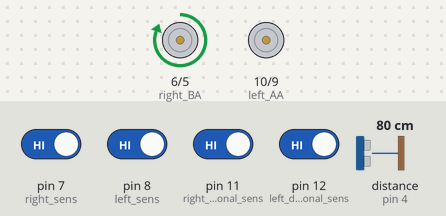
Bench run of a sketch on a simulated Arduino Uno, built with avr-gcc and run on an emulated ATmega328P. Shown: motor-driver pin pairs drawn as motors (green arrow = first pin HIGH = forward, orange = second pin HIGH = backward, longer = more drive). Wiring (inferred from the names in the program): ultrasonic range finder: trigger pin 3; echo pin 4. Inputs (shaded band) come from the test bench; at power-on: pin 7 (right_sens), pin 8 (left_sens), pin 11 (right_diagonal_sens), pin 12 (left_diagonal_sens) HIGH, distance to the obstacle (sensor on pin 4) 80 cm. The echo pulse lasts 58.3 µs per cm.

Above: at 1.2 s.
1.3 s: pin 8 (left_sens) driven LOW
At 2.3 s:
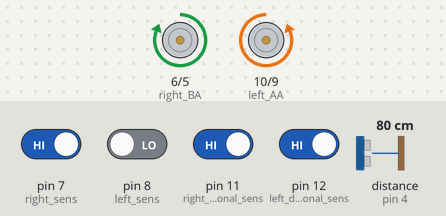
2.8 s: pin 12 (left_diagonal_sens) driven LOW
At 3.1 s:
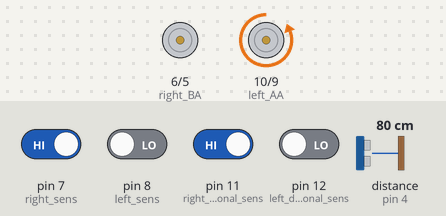
4.3 s: pin 11 (right_diagonal_sens) driven LOW
At 5.1 s:
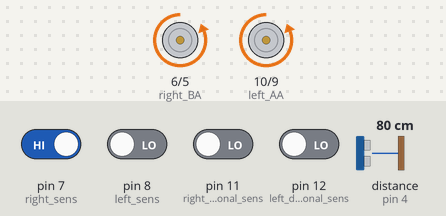
5.8 s: pin 12 (left_diagonal_sens) driven HIGH
At 6.8 s:
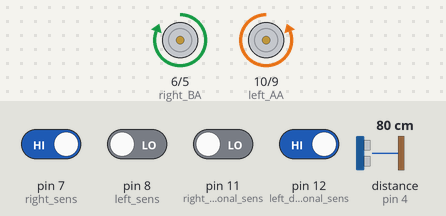
7.3 s: pin 8 (left_sens) driven HIGH
At 7.6 s:
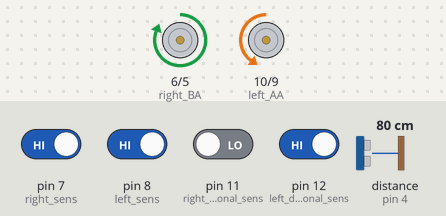
8.8 s: pin 8 (left_sens) driven LOW
At 9.7 s:
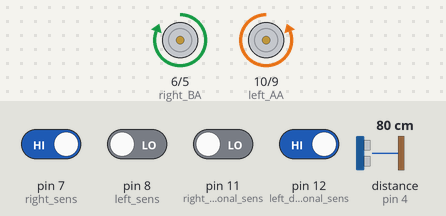
Timing chart, 0 to 11.3 s (numbered marks = the images above; inputs shaded):
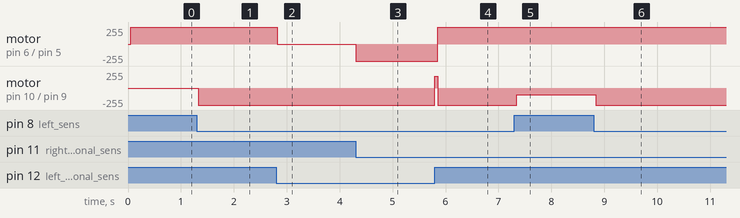

Measured:
- after the input at 1.3 s, motor on pin 10 (left_AA) / pin 9 (left_AB): stopped → backward 255/255 at once
- after the input at 2.8 s, motor on pin 6 (right_BA) / pin 5 (right_BB): forward 255/255 → stopped at once
- after the input at 4.3 s, motor on pin 6 (right_BA) / pin 5 (right_BB): stopped → backward 255/255 at once
- after the input at 5.8 s, motor on pin 6 (right_BA) / pin 5 (right_BB): backward 255/255 → forward 255/255 after 0.06 s; motor on pin 10 (left_AA) / pin 9 (left_AB): backward 255/255 → forward 180/255 at once, → backward 255/255 0.06 s later
- after the input at 7.3 s, motor on pin 10 (left_AA) / pin 9 (left_AB): backward 255/255 → backward 100/255 after 0.05 s
- after the input at 8.8 s, motor on pin 10 (left_AA) / pin 9 (left_AB): backward 100/255 → backward 255/255 at once

The sketch:

WallMaze.ino
```cpp
//Author: Jonathan Chan

#include "WheelControl.h" //wheel pin constants defined here
#include "SensorControl.h" //sensor pin constants defined here
#include "DirectionControl.h"

const int echoPin = 4;
const int trigPin = 3;

//in cm
const int THRESHOLD_DISTANCE = 5;

long duration;

void setup() {

  // put your setup code here, to run once:
  Serial.begin(9600);

  // Setup pins -----
  // Motors
  pinMode(right_BB, OUTPUT);
  pinMode(right_BA, OUTPUT);
  pinMode(left_AB, OUTPUT);
  pinMode(left_AA, OUTPUT);

  // Sensors
  pinMode(left_sens, INPUT);
  pinMode(right_sens, INPUT);
  pinMode(right_diagonal_sens, INPUT);
  pinMode(left_diagonal_sens, INPUT);

  pinMode(echoPin, INPUT);
  pinMode(trigPin, OUTPUT);
}

void loop() {
  // put your main code here, to run repeatedly:
  myRun();
}

int getDistance(){
  // This delay reduces the frequency of calls to the ultrasonic sensor.
  // Our team found we would get inconsisnent results when polling the
  // sensor more than 60 times per second. This delay is a safeguard
  // to reduce the frequency.
  delay(50);

  // Clears the trigPin
  digitalWrite(trigPin, LOW);
  delayMicroseconds(2);

  // Sets the trigPin on HIGH state for 10 micro seconds
  digitalWrite(trigPin, HIGH);
  delayMicroseconds(10);
  digitalWrite(trigPin, LOW);

  // Reads the echoPin, returns the sound wave travel time in microseconds
  duration = pulseIn(echoPin, HIGH);

  // Calculating the distance
  return ((int) duration*0.034/2 < 0) ? 0 : (int) duration*0.034/2;
}

/*  Every meaningful sensor combination is exhaustively checked. This is
 *  possible since we don't have a lot of sensors. The priority check is
 *  the left and left diagonal IR sensors since we always want to follow
 *  the left-hand wall. The direction is adjusted based on the case and
 *  the looping nature of the arduino program self-corrects the robot's
 *  direction every iteration.
 */
void myRun(){

  // Processing when there is no obstacle ahead -------------------->
  if (getDistance() > THRESHOLD_DISTANCE){

    if (leftLow() && leftDiagonalLow()){
      if (rightDiagonalLow()) {
        if(rightHigh()){
          while (leftDiagonalLow()) {
            clockwiseSpin();
          }
        }
        archBackLeft();
      }
      else {
        turnRight();
      }
    }
    else if (leftLow() && leftDiagonalHigh()){
      moveForward();
    }
    else if (leftHigh() && leftDiagonalLow()){
      if(rightDiagonalLow()){
        if(rightHigh()){
          while (leftDiagonalLow()) {
            clockwiseSpin();
          }
        }
        archBackLeft();
      }
      else {
        turnRight();
      }
    }
    else if (leftHigh() && leftDiagonalHigh()){
      if (rightDiagonalHigh()){
        turnLeft();
      }
      else{
        turnLeftWide();
      }
    }
    else if (rightLow() || rightDiagonalLow()){
      turnLeft();
    }
  }

  // Processing when there is an obstacle -------------------------->
  else if (getDistance() <= THRESHOLD_DISTANCE){

    if (leftDiagonalLow() && rightDiagonalLow()){

      if (leftHigh() && rightHigh()){
        archBackLeft();
      }
      else if (leftLow() && rightHigh()){
        clockwiseSpin();
      }
      else if (leftHigh() && rightLow()){
        clockwiseSpin();
      }

      //DEAD END SITUATION
      else if (leftLow() && rightLow()){
        while (rightDiagonalLow()){
          archBackLeft();
        }
        clockwiseSpin();
        delay(500);
      }
    }
  }
}
```

DirectionControl.cpp
```cpp
#include "DirectionControl.h"
#include "WheelControl.h"
#include "Arduino.h"

void moveForward()
{
 	leftWheelForward();
	rightWheelForward();
}

void moveBackward()
{
	leftWheelBackward();
	rightWheelBackward();
}

void fullStop()
{
	leftWheelStop();
	rightWheelStop();
}

//move forward hanging to the left
void archLeft(){
  leftWheelHalf();
  rightWheelForward();
}

//move backwards hanging to the left
void archBackLeft(){
  leftWheelHalfBack();
  rightWheelBackward();
}

//move forwards hanging to the right
void archRight(){
  leftWheelForward();
  rightWheelHalf();
}

//move backwards hanging to the right
void archBackRight(){
  rightWheelHalfBack();
  leftWheelBackward();
}

/*	NOTE: turnLeft() and turnRight() do not control
	stopping. If called in main loop, the robot
	will keep spinning.
*/

//turns left (pivoting on left wheel) with wide berth
void turnLeft()
{
  leftWheelStop();
  rightWheelForward();
}

void turnLeftBack()
{
  leftWheelStop();
  rightWheelBackward();
}

//turns left (pivoting on left wheel)
void turnLeftWide()
{
	leftWheelQuarter();
	rightWheelForward();
}

//turns right (pivoting on right wheel)
void turnRight()
{
	leftWheelForward();
	rightWheelStop();
}

// spinning may be more efficient than pivots. Something to experiment with.
// Clock wise spin the robot
void clockwiseSpin()
{
	leftWheelForward();
	rightWheelBackward();
}

// Counter clock wise spin the robot
void counterClockSpin()
{
	leftWheelBackward();
	rightWheelForward();
}
```

DirectionControl.h
```cpp
/*	All function prototypes defined
	in WheelControl.cpp
*/

#ifndef DIRECTION_CONTROL_FUNC
	#define DIRECTION_CONTROL_FUNC

	void moveForward();

	void moveBackward();

	void fullStop();

  void archLeft();

  void archBackLeft();

  void archRight();

  void archBackRight();

	void turnLeftWide();

	void turnLeft();

  void turnLeftBack();

	void turnRight();

	void clockwiseSpin();

	void counterClockSpin();

	void turnLeft90Degrees();

	void turnRight90Degrees();

#endif
```

SensorControl.cpp
```cpp
#include "Arduino.h"
#include "SensorControl.h"


// Black is low from sensor, but digitalRead as high
// White is high from sensor, but digitalRead as low

//left sensor reading LOW
boolean leftLow(){
	return digitalRead(left_sens) == LOW;
}

boolean leftDiagonalLow(){
  return digitalRead(left_diagonal_sens) == LOW;
}

//left sensor reading HIGH
boolean leftHigh(){
	return digitalRead(left_sens) == HIGH;
}

boolean leftDiagonalHigh(){
  return digitalRead(left_diagonal_sens) == HIGH;
}

//right sensor reading LOW
boolean rightLow(){
	return digitalRead(right_sens) == LOW;
}

boolean rightDiagonalLow(){
  return digitalRead(right_diagonal_sens) == LOW;
}

//right sensor reading HIGH
boolean rightHigh(){
	return digitalRead(right_sens) == HIGH;
}

boolean rightDiagonalHigh(){
  return digitalRead(right_diagonal_sens) == HIGH;
}
```

SensorControl.h
```cpp
/*	All function prototypes
	defined in SensorControl.cpp
*/

#ifndef	SENSOR_CONTROL_FUNC
	#define SENSOR_CONTROL_FUNC

  // Black is low from sensor, but digitalRead as high
  // White is high from sensor, but digitalRead as low

	// Pins for sensor inputs
  const int left_sens = 8;
  const int left_diagonal_sens = 12;
	const int right_sens = 7;
  const int right_diagonal_sens = 11;


	boolean leftLow();
	boolean leftHigh();

  boolean rightDiagonalLow();
  boolean rightDiagonalHigh();

  boolean leftDiagonalLow();
  boolean leftDiagonalHigh();

	boolean rightLow();
	boolean rightHigh();

#endif
```

WheelControl.cpp
```cpp
#include "Arduino.h"
#include "WheelControl.h"

//----------------------LEFT WHEEL FUNCTIONS----------------

//turn the left wheel forward
void leftWheelForward()
{
  digitalWrite(left_AB, HIGH);
  digitalWrite(left_AA, LOW);   // Opposite of L911OS chart
}

//turn the left wheel backward
void leftWheelBackward()
{
  digitalWrite(left_AB, LOW);
  digitalWrite(left_AA, HIGH);   // Opposite of L911OS chart
}

//stop the left wheel
void leftWheelStop()
{
  digitalWrite(left_AB, LOW);
  digitalWrite(left_AA, LOW);
}

//turn the left wheel backwards at approximately half speed (tested value)
void leftWheelHalfBack()
{
  analogWrite(left_AB, 0);
  analogWrite(left_AA, 180);   // Opposite of L911OS chart
}

//turn the left wheel forwards at approximately half speed (tested value)
void leftWheelHalf(){
  analogWrite(left_AB, 180);
  analogWrite(left_AA, 0);
}

//turn the left wheel forward at approximately a quarter full speed (tested value)
void leftWheelQuarter(){
  analogWrite(left_AB, 100);
  analogWrite(left_AA, 0);
}


//----------------------RIGHT WHEEL FUNCTIONS----------------

//turn the right wheel forward
void rightWheelForward()
{
  digitalWrite(right_BB, LOW);
  digitalWrite(right_BA, HIGH); // Same as L911OS chart
}

//turn the right wheel backward
void rightWheelBackward()
{
  digitalWrite(right_BB, HIGH);
  digitalWrite(right_BA, LOW); // Same as L911OS chart
}

//stop the right wheel
void rightWheelStop()
{
  digitalWrite(right_BB, LOW);
  digitalWrite(right_BA, LOW);
}

//turn the right wheel backwards at approximately half speed (tested value)
void rightWheelHalfBack()
{
  analogWrite(right_BB, 180);
  analogWrite(right_BA, 0); // Same as L911OS chart
}

//turn the right wheel forwards at approximately half speed (tested value)
void rightWheelHalf(){
  analogWrite(right_BA, 180);
  analogWrite(right_BB, 0);
}
```

WheelControl.h
```cpp
/*	All function prototypes defined
	  in WheelControl.cpp
*/

#ifndef WHEEL_CONTROL_FUNC
	#define WHEEL_CONTROL_FUNC

	// Pins for Motor B
	const int right_BB = 5;
	const int right_BA = 6;

	// Pins for Motor A
	const int left_AB = 9;
	const int left_AA = 10;

	void leftWheelForward();

	void leftWheelBackward();

	void leftWheelStop();

	void rightWheelForward();

	void rightWheelBackward();

	void rightWheelStop();

  void leftWheelQuarter();

  void leftWheelHalf();

  void rightWheelHalf();

  void rightWheelHalfBack();

  void leftWheelHalfBack();


#endif
```
